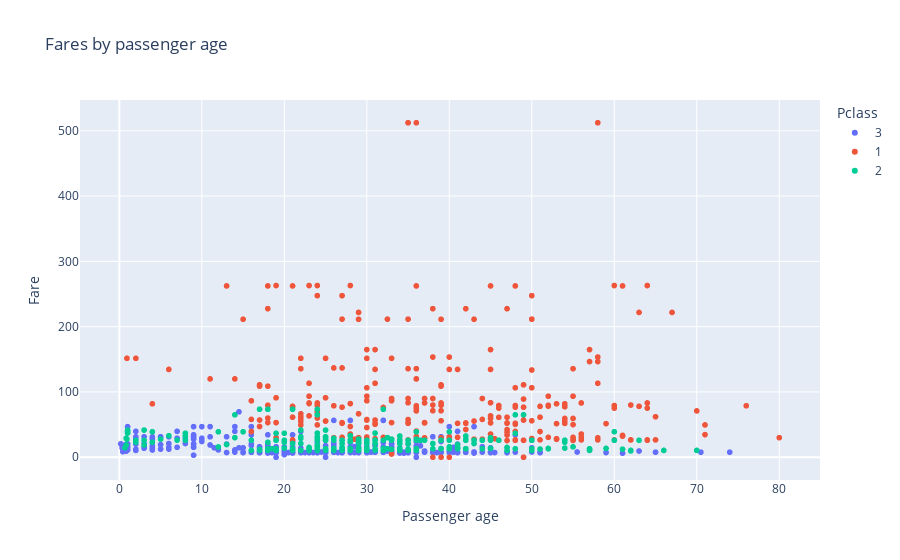

Write notebook code for a chart like this one.
### Markdown cell above
### 4.1 Scatter plot

### Code cell
def scatter_plot(dataframe: pd.DataFrame):
    graph = px.scatter(dataframe, x='Age', y='Fare', color = 'Pclass',
                    labels = {'Age':'Passenger age'},
                    hover_data=['Name'], title="Fares by passenger age")
    graph.show()

scatter_plot(load_titanic())

### Figure 1 — Plotly figure (JSON) as saved in the notebook; plotly's stock layout.template omitted (floating-point values rounded to 4 significant figures; data arrays with more than 128 entries replaced by an {"elided": "..."} marker saying what was removed)
{"data": [{"customdata": {"elided": "709x1 str values"}, "hovertemplate": "Pclass=3<br>Passenger age=%{x}<br>Fare=%{y}<br>Name=%{customdata[0]}<extra></extra>", "legendgroup": "3", "marker": {"color": "#636efa", "symbol": "circle"}, "mode": "markers", "name": "3", "showlegend": true, "type": "scattergl", "x": {"elided": "709 float values"}, "xaxis": "x", "y": {"elided": "709 float values"}, "yaxis": "y"}, {"customdata": {"elided": "323x1 str values"}, "hovertemplate": "Pclass=1<br>Passenger age=%{x}<br>Fare=%{y}<br>Name=%{customdata[0]}<extra></extra>", "legendgroup": "1", "marker": {"color": "#EF553B", "symbol": "circle"}, "mode": "markers", "name": "1", "showlegend": true, "type": "scattergl", "x": {"elided": "323 float values"}, "xaxis": "x", "y": {"elided": "323 float values"}, "yaxis": "y"}, {"customdata": {"elided": "277x1 str values"}, "hovertemplate": "Pclass=2<br>Passenger age=%{x}<br>Fare=%{y}<br>Name=%{customdata[0]}<extra></extra>", "legendgroup": "2", "marker": {"color": "#00cc96", "symbol": "circle"}, "mode": "markers", "name": "2", "showlegend": true, "type": "scattergl", "x": {"elided": "277 float values"}, "xaxis": "x", "y": {"elided": "277 float values"}, "yaxis": "y"}], "layout": {"legend": {"title": {"text": "Pclass"}, "tracegroupgap": 0}, "title": {"text": "Fares by passenger age"}, "xaxis": {"anchor": "y", "domain": [0, 1], "title": {"text": "Passenger age"}}, "yaxis": {"anchor": "x", "domain": [0, 1], "title": {"text": "Fare"}}}}
